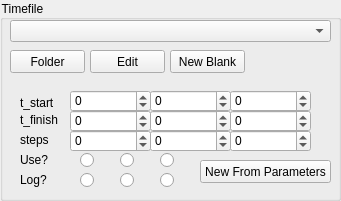
     <widget class="QGroupBox" name="timefile_box">
      <property name="geometry">
       <rect>
        <x>10</x>
        <y>180</y>
        <width>341</width>
        <height>201</height>
       </rect>
      </property>
      <property name="styleSheet">
       <string notr="true">alternate-background-color: rgb(115, 115, 115);</string>
      </property>
      <property name="title">
       <string>Timefile</string>
      </property>
      <widget class="QComboBox" name="timefile_list">
       <property name="geometry">
        <rect>
         <x>10</x>
         <y>20</y>
         <width>321</width>
         <height>22</height>
        </rect>
       </property>
      </widget>
      <widget class="QPushButton" name="timefile_folder_btn">
       <property name="geometry">
        <rect>
         <x>10</x>
         <y>50</y>
         <width>75</width>
         <height>23</height>
        </rect>
       </property>
       <property name="text">
        <string>Folder</string>
       </property>
      </widget>
      <widget class="QPushButton" name="timefile_edit_btn">
       <property name="geometry">
        <rect>
         <x>90</x>
         <y>50</y>
         <width>75</width>
         <height>23</height>
        </rect>
       </property>
       <property name="text">
        <string>Edit</string>
       </property>
      </widget>
      <widget class="QPushButton" name="timefile_new_blank_btn">
       <property name="geometry">
        <rect>
         <x>170</x>
         <y>50</y>
         <width>75</width>
         <height>23</height>
        </rect>
       </property>
       <property name="text">
        <string>New Blank</string>
       </property>
      </widget>
      <widget class="QSpinBox" name="timefile_t1_min">
       <property name="geometry">
        <rect>
         <x>70</x>
         <y>90</y>
         <width>81</width>
         <height>22</height>
        </rect>
       </property>
       <property name="minimum">
        <number>-1000001</number>
       </property>
       <property name="maximum">
        <number>1000000</number>
       </property>
      </widget>
      <widget class="QSpinBox" name="timefile_t1_max">
       <property name="geometry">
        <rect>
         <x>70</x>
         <y>110</y>
         <width>81</width>
         <height>22</height>
        </rect>
       </property>
       <property name="minimum">
        <number>-1000000</number>
       </property>
       <property name="maximum">
        <number>1000000</number>
       </property>
      </widget>
      <widget class="QSpinBox" name="timefile_t2_max">
       <property name="geometry">
        <rect>
         <x>150</x>
         <y>110</y>
         <width>81</width>
         <height>22</height>
        </rect>
       </property>
       <property name="minimum">
        <number>-1000000</number>
       </property>
       <property name="maximum">
        <number>1000000</number>
       </property>
      </widget>
      <widget class="QSpinBox" name="timefile_t2_min">
       <property name="geometry">
        <rect>
         <x>150</x>
         <y>90</y>
         <width>81</width>
         <height>22</height>
        </rect>
       </property>
       <property name="minimum">
        <number>-1000000</number>
       </property>
       <property name="maximum">
        <number>1000000</number>
       </property>
      </widget>
      <widget class="QSpinBox" name="timefile_t3_min">
       <property name="geometry">
        <rect>
         <x>230</x>
         <y>90</y>
         <width>81</width>
         <height>22</height>
        </rect>
       </property>
       <property name="minimum">
        <number>-1000000</number>
       </property>
       <property name="maximum">
        <number>1000000</number>
       </property>
      </widget>
      <widget class="QSpinBox" name="timefile_t3_max">
       <property name="geometry">
        <rect>
         <x>230</x>
         <y>110</y>
         <width>81</width>
         <height>22</height>
        </rect>
       </property>
       <property name="minimum">
        <number>-1000000</number>
       </property>
       <property name="maximum">
        <number>1000000</number>
       </property>
      </widget>
      <widget class="QRadioButton" name="timefile_uset1">
       <property name="geometry">
        <rect>
         <x>80</x>
         <y>150</y>
         <width>16</width>
         <height>21</height>
        </rect>
       </property>
       <property name="text">
        <string/>
       </property>
       <property name="autoExclusive">
        <bool>false</bool>
       </property>
      </widget>
      <widget class="QRadioButton" name="timefile_logt1">
       <property name="geometry">
        <rect>
         <x>80</x>
         <y>170</y>
         <width>16</width>
         <height>21</height>
        </rect>
       </property>
       <property name="text">
        <string/>
       </property>
       <property name="autoExclusive">
        <bool>false</bool>
       </property>
      </widget>
      <widget class="QRadioButton" name="timefile_uset2">
       <property name="geometry">
        <rect>
         <x>120</x>
         <y>150</y>
         <width>16</width>
         <height>21</height>
        </rect>
       </property>
       <property name="text">
        <string/>
       </property>
       <property name="autoExclusive">
        <bool>false</bool>
       </property>
      </widget>
      <widget class="QRadioButton" name="timefile_logt2">
       <property name="geometry">
        <rect>
         <x>120</x>
         <y>170</y>
         <width>16</width>
         <height>21</height>
        </rect>
       </property>
       <property name="text">
        <string/>
       </property>
       <property name="autoExclusive">
        <bool>false</bool>
       </property>
      </widget>
      <widget class="QRadioButton" name="timefile_uset3">
       <property name="geometry">
        <rect>
         <x>160</x>
         <y>150</y>
         <width>16</width>
         <height>21</height>
        </rect>
       </property>
       <property name="text">
        <string/>
       </property>
       <property name="autoExclusive">
        <bool>false</bool>
       </property>
      </widget>
      <widget class="QRadioButton" name="timefile_logt3">
       <property name="geometry">
        <rect>
         <x>160</x>
         <y>170</y>
         <width>16</width>
         <height>21</height>
        </rect>
       </property>
       <property name="text">
        <string/>
       </property>
       <property name="autoExclusive">
        <bool>false</bool>
       </property>
      </widget>
      <widget class="QLabel" name="label">
       <property name="geometry">
        <rect>
         <x>20</x>
         <y>93</y>
         <width>47</width>
         <height>20</height>
        </rect>
       </property>
       <property name="text">
        <string>t_start</string>
       </property>
      </widget>
      <widget class="QLabel" name="label_2">
       <property name="geometry">
        <rect>
         <x>20</x>
         <y>110</y>
         <width>47</width>
         <height>20</height>
        </rect>
       </property>
       <property name="text">
        <string>t_finish</string>
       </property>
      </widget>
      <widget class="QLabel" name="label_3">
       <property name="geometry">
        <rect>
         <x>20</x>
         <y>150</y>
         <width>47</width>
         <height>20</height>
        </rect>
       </property>
       <property name="text">
        <string>Use?</string>
       </property>
      </widget>
      <widget class="QLabel" name="label_4">
       <property name="geometry">
        <rect>
         <x>20</x>
         <y>170</y>
         <width>47</width>
         <height>20</height>
        </rect>
       </property>
       <property name="text">
        <string>Log?</string>
       </property>
      </widget>
      <widget class="QPushButton" name="timefile_new_params_btn">
       <property name="geometry">
        <rect>
         <x>200</x>
         <y>160</y>
         <width>131</width>
         <height>23</height>
        </rect>
       </property>
       <property name="text">
        <string>New From Parameters</string>
       </property>
      </widget>
      <widget class="QSpinBox" name="timefile_t1_steps">
       <property name="geometry">
        <rect>
         <x>70</x>
         <y>130</y>
         <width>81</width>
         <height>22</height>
        </rect>
       </property>
       <property name="minimum">
        <number>-1000000</number>
       </property>
       <property name="maximum">
        <number>1000000</number>
       </property>
      </widget>
      <widget class="QSpinBox" name="timefile_t2_steps">
       <property name="geometry">
        <rect>
         <x>150</x>
         <y>130</y>
         <width>81</width>
         <height>22</height>
        </rect>
       </property>
       <property name="minimum">
        <number>-1000000</number>
       </property>
       <property name="maximum">
        <number>1000000</number>
       </property>
      </widget>
      <widget class="QSpinBox" name="timefile_t3_steps">
       <property name="geometry">
        <rect>
         <x>230</x>
         <y>130</y>
         <width>81</width>
         <height>22</height>
        </rect>
       </property>
       <property name="minimum">
        <number>-1000000</number>
       </property>
       <property name="maximum">
        <number>1000000</number>
       </property>
      </widget>
      <widget class="QLabel" name="label_22">
       <property name="geometry">
        <rect>
         <x>20</x>
         <y>130</y>
         <width>47</width>
         <height>20</height>
        </rect>
       </property>
       <property name="text">
        <string>steps</string>
       </property>
      </widget>
     </widget>
